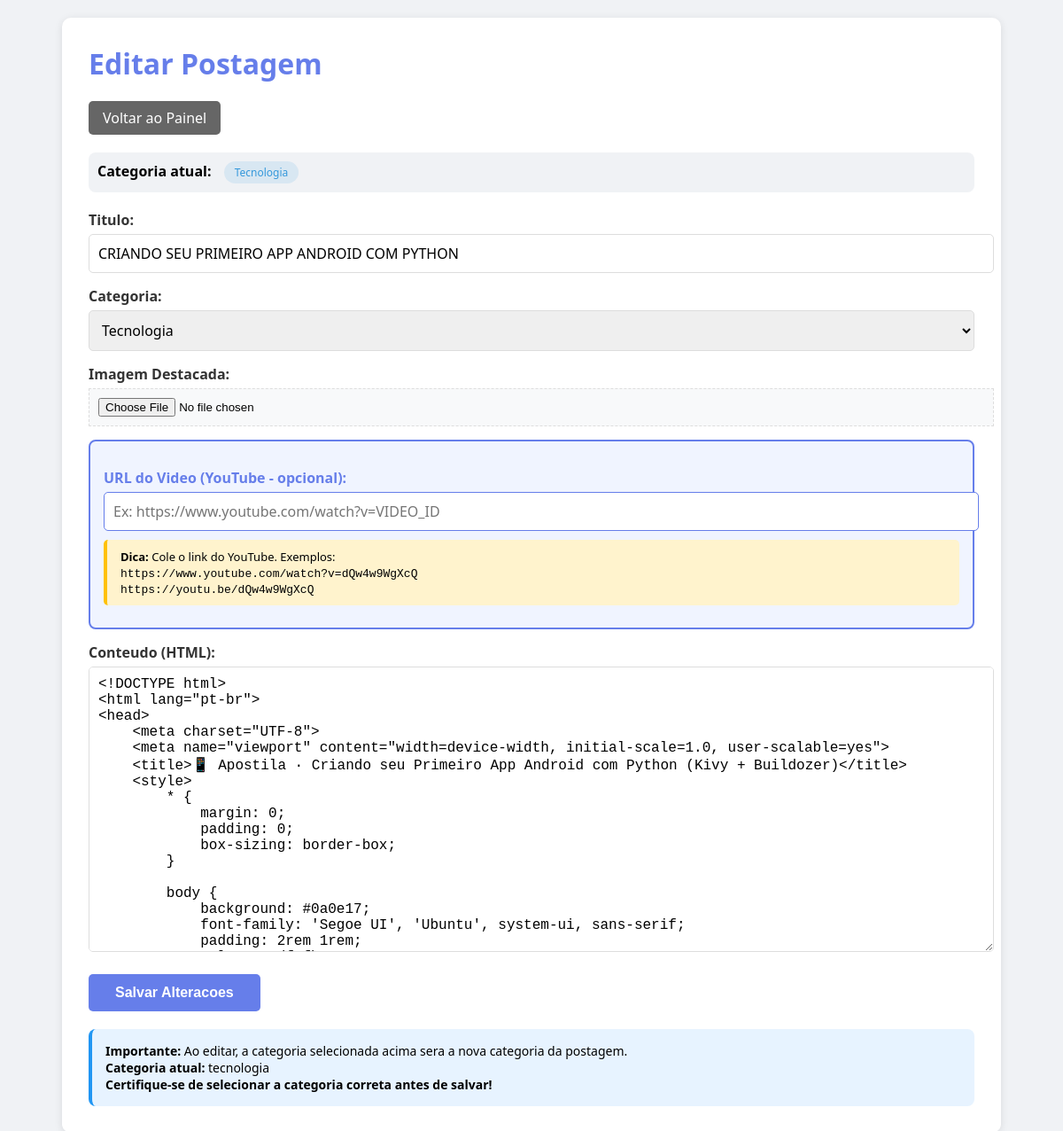
/admin/editar/2 (signed in), run on an earlier commit of the app's database.
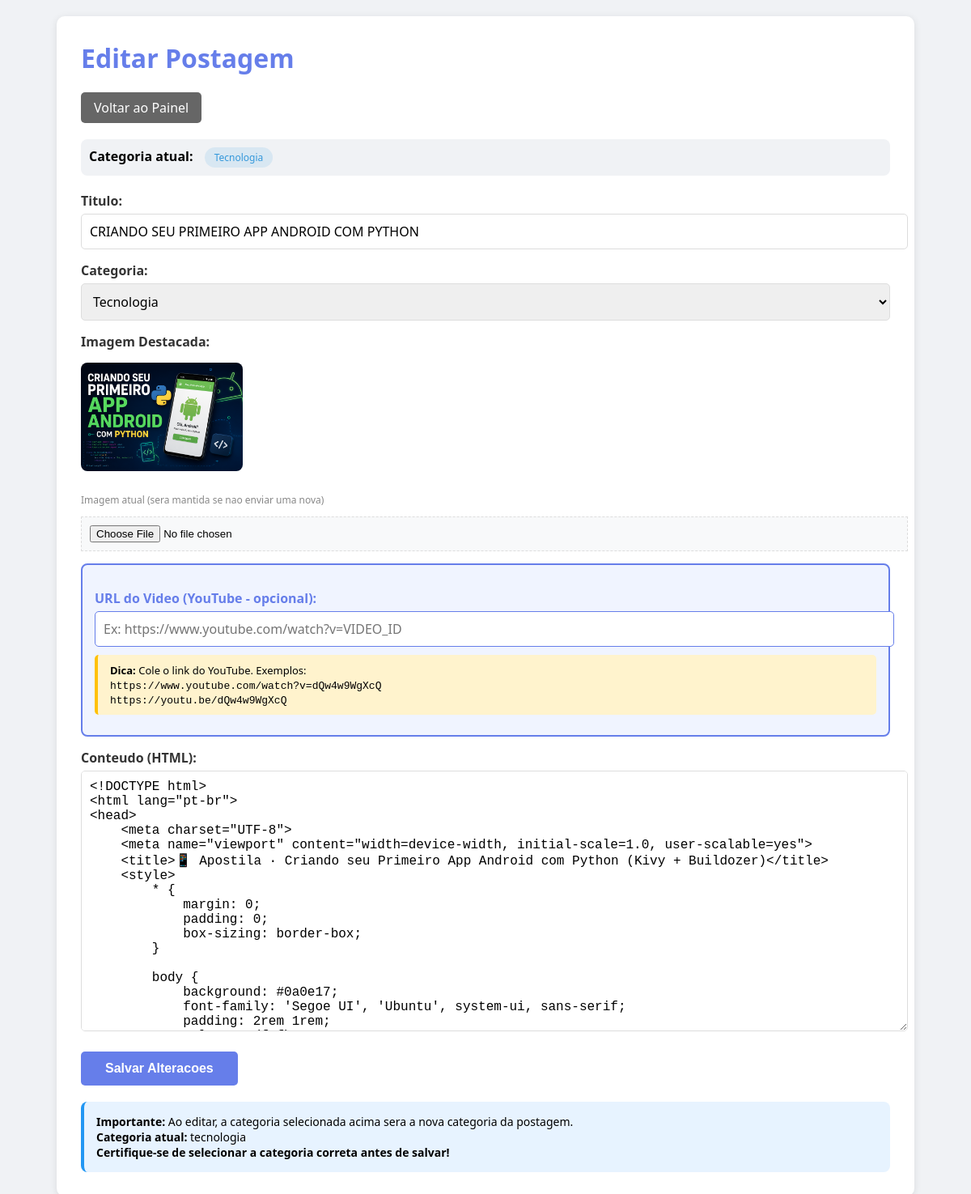
And on a later commit of the database.
### app.py (models this page shows)
class Noticia(db.Model):
    id = db.Column(db.Integer, primary_key=True)
    titulo = db.Column(db.String(200), nullable=False)
    conteudo = db.Column(db.Text, nullable=False)
    categoria = db.Column(db.String(50), nullable=False)  # 'tecnologia', 'saude', 'curiosidades'
    imagem = db.Column(db.String(200), nullable=True)
    video_url = db.Column(db.String(200), nullable=True)
    visualizacoes = db.Column(db.Integer, default=0)
    data_publicacao = db.Column(db.DateTime, default=datetime.utcnow)

### app.py (the view, shortened to what this page needs)
@app.route('/admin/editar/<int:id>', methods=['GET', 'POST'])
def editar_postagem(id):
    if not session.get('logged_in'):
        return redirect(url_for('login'))
    noticia = Noticia.query.get_or_404(id)
    return render_template('editar_postagem.html', noticia=noticia)

### app.py (called while the page is built)
@app.context_processor
def utility_processor():
    return dict(converter_link_youtube=converter_link_youtube)

### templates/editar_postagem.html (shortened to what this page needs)
<!DOCTYPE html>
<html lang="pt-br">
<head>
</head>
<body>
    <div class="container">
        <h1>Editar Postagem</h1>
        <a href="/admin" class="btn-voltar">Voltar ao Painel</a>
        <div style="background: #f0f2f5; padding: 10px; border-radius: 8px; margin-bottom: 20px;">
            <strong>Categoria atual:</strong>
            {% if noticia.categoria == 'tecnologia' %}
                <span class="categoria-atual cat-tech">Tecnologia</span>
            {% elif noticia.categoria == 'saude' %}
                <span class="categoria-atual cat-saude">Saude</span>
            {% else %}
                <span class="categoria-atual cat-curiosidades">Curiosidades</span>
            {% endif %}
        </div>
        <form method="POST" enctype="multipart/form-data">
            <label>Titulo:</label>
            <input type="text" name="titulo" value="{{ noticia.titulo }}" required>
            <label>Categoria:</label>
            <select name="categoria" required>
                {% if noticia.categoria == 'tecnologia' %}
                    <option value="tecnologia" selected>Tecnologia</option>
                {% else %}
                    <option value="tecnologia">Tecnologia</option>
                {% endif %}
            </select>
            <label>Imagem Destacada:</label>
            {% if noticia.imagem %}
                <div>
                    <img src="{{ noticia.imagem }}" class="imagem-atual" alt="Imagem atual">
                    <p style="font-size: 12px; color: #888;">Imagem atual (sera mantida se nao enviar uma nova)</p>
                </div>
            {% endif %}
            <input type="file" name="imagem" accept="image/*" id="imagemInput">
            <div class="campo-video">
                <label>URL do Video (YouTube - opcional):</label>
                <input type="text" name="video_url" value="{{ noticia.video_url or '' }}" placeholder="Ex: https://www.youtube.com/watch?v=VIDEO_ID">
                <div class="dica-video">
                    <strong>Dica:</strong> Cole o link do YouTube. Exemplos:
                    <br>
                    <code>https://www.youtube.com/watch?v=dQw4w9WgXcQ</code>
                    <br>
                    <code>https://youtu.be/dQw4w9WgXcQ</code>
                </div>
            </div>
            <label>Conteudo (HTML):</label>
            <textarea name="conteudo" rows="12">{{ noticia.conteudo }}</textarea>
            <button type="submit">Salvar Alteracoes</button>
        </form>
        <div class="dica">
            <strong>Importante:</strong> Ao editar, a categoria selecionada acima sera a nova categoria da postagem.<br>
            <strong>Categoria atual:</strong> {{ noticia.categoria }}<br>
            <strong>Certifique-se de selecionar a categoria correta antes de salvar!</strong>
        </div>
    </div>
</body>
</html>

What changed in the data, as far as the page shows it:
changed Noticia "tecnologia": imagem: picture added
Also different on the page:
text now shown: "Imagem atual (sera mantida se nao enviar uma nova)"
